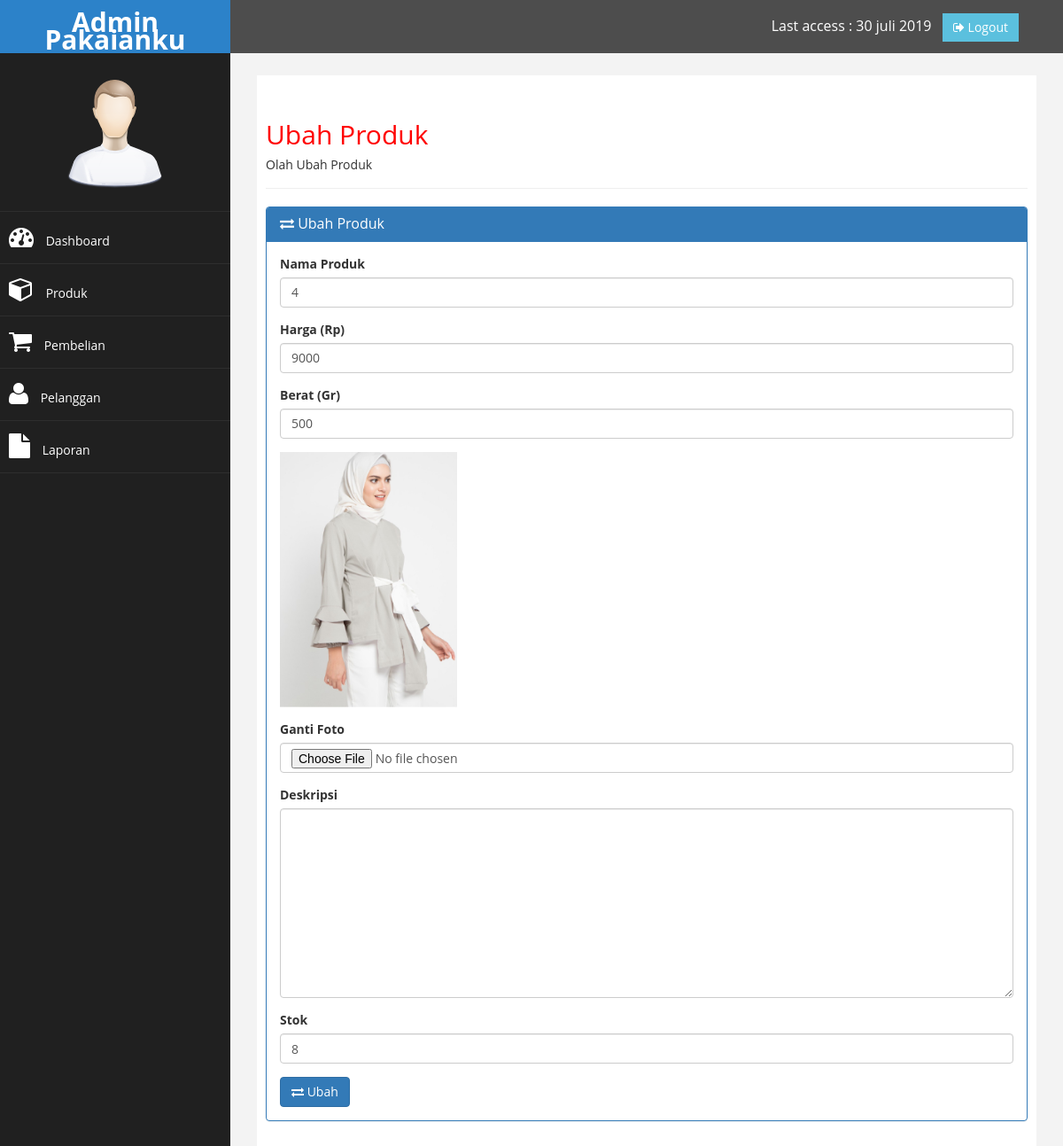
Screenshot of /admin/index.php?halaman=ubahproduk&id=1 (signed in) with the database file from the repository.
### tables this page shows
CREATE TABLE `produk` (
  `id_produk` int(11) NOT NULL,
  `nama_produk` varchar(100) NOT NULL,
  `harga_produk` int(11) NOT NULL,
  `berat_produk` int(11) NOT NULL,
  `foto_produk` varchar(100) NOT NULL,
  `deskripsi_produk` text NOT NULL,
  `stok_produk` int(5) NOT NULL
);

### admin/ubahproduk.php (the view, shortened to what this page needs)
<?php
$ambil= $koneksi->query("SELECT * FROM produk WHERE id_produk='$_GET[id]'");
$pecah = $ambil->fetch_assoc();
?>
<div class="page-header">
    <h2>Ubah Produk</h2>
    <h5>Olah Ubah Produk </h5>
</div>
<div class="panel panel-primary">
    <div class="panel-heading">
        <h3 class="panel-title"><i class="fa fa-exchange"></i> Ubah Produk</h3>
    </div>
    <div class="panel-body">
        <form action="" method="post" enctype="multipart/form-data">
            <div class="form-group">
                <label for="">Nama Produk</label>
                <input type="text" name="nama" class="form-control" value="4 ">
            </div>
            <div class="form-group">
                <label for="">Harga (Rp)</label>
                <input type="number" name="harga" class="form-control" value="<?php echo $pecah['harga_produk'];?>">
            </div>
            <div class="form-group">
                <label for="">Berat (Gr)</label>
                <input type="text" name="berat" class="form-control" value="<?php echo $pecah['berat_produk'];?>">
            </div>
            <div class="form-group">
                <img src="../img/<?php echo $pecah['foto_produk']; ?>" width="200">
            </div>
            <div class="form-group">
                <label for="">Ganti Foto</label>
                <input type="file" name="foto" class="form-control">
            </div>
            <div class="form-group">
                <label for="">Deskripsi</label>
                <textarea name="deskripsi" class="form-control" rows="10">
                    <?php echo $pecah['deskripsi_produk']; ?>
                </textarea>
            </div>
            <div class="form-group">
                <label for="">Stok  </label>
                <input type="number" class="form-control" name="stok" value="<?php echo $pecah["stok_produk"]; ?>">
            </div>
            <button class="btn btn-primary" name="ubah"> <i class="fa fa-exchange"></i> Ubah</button>
        </form>
    </div>
</div>

### admin/assets/css/custom.css (style rules this page uses)
body { font-family: 'Open Sans', sans-serif; }
h2 { color: #f00; }

### rows the page displays
produk: harga "9000", berat "500", foto_produk (picture), stok "8"
